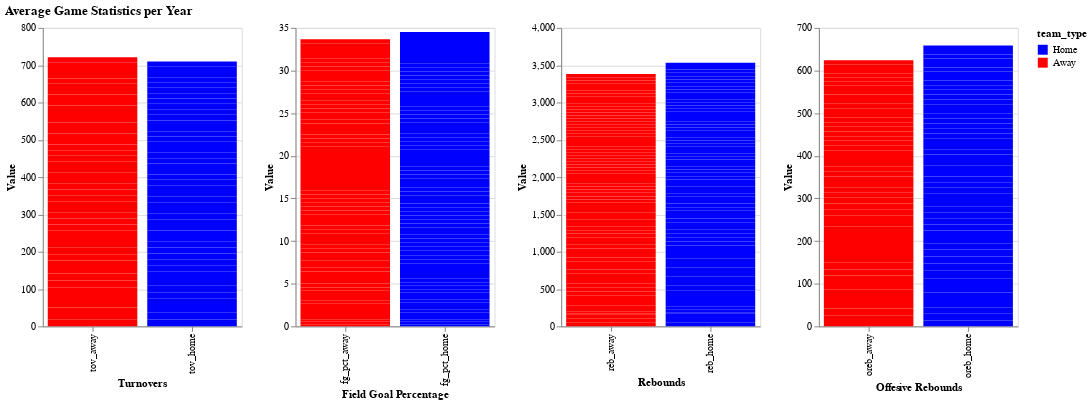

The notebook cell saved with this chart:
### Markdown cell above
### Enrique's

### Code cell
import pandas as pd
import altair as alt


# Sample code to prepare the game_data_filtered if you've not already:
game_data_filtered = pd.read_csv('Datasets/NBA Database Datasets/game.csv')


# use season year and not game date, season_id is the year of the season. It also has an extra digit in the front we need to remove 
game_data_filtered['year'] = game_data_filtered['season_id'].astype(str).apply(lambda x: int(x[1:5]))

# Group by stats for home and away teams combined
tov_data = game_data_filtered.groupby('year').agg({
    'tov_home': 'mean',
    'tov_away': 'mean'
}).reset_index().melt('year', var_name='stat', value_name='tov_value')

fg_pct_data = game_data_filtered.groupby('year').agg({
    'fg_pct_home': 'mean',
    'fg_pct_away': 'mean'
}).reset_index().melt('year', var_name='stat', value_name='fg_pct_value')

reb_home_data = game_data_filtered.groupby('year').agg({
    'reb_home': 'mean',
    'reb_away': 'mean'
}).reset_index().melt('year', var_name='stat', value_name='reb_value')

oreb_data = game_data_filtered.groupby('year').agg({
    'oreb_home': 'mean',
    'oreb_away': 'mean'
}).reset_index().melt('year', var_name='stat', value_name='oreb_value')


# Create a slider for year selection
# slider = alt.binding_range(min=1990, max=tov_data['year'].max(), step=1, name='Year:')
# slider_selection = alt.selection_point(bind=slider, fields=['year'], name='Selector')

# Create a 'team_type' column for coloring the bars
tov_data['team_type'] = tov_data['stat'].apply(lambda x: 'Home' if 'home' in x else 'Away')
fg_pct_data['team_type'] = fg_pct_data['stat'].apply(lambda x: 'Home' if 'home' in x else 'Away')
reb_home_data['team_type'] = reb_home_data['stat'].apply(lambda x: 'Home' if 'home' in x else 'Away')
oreb_data['team_type'] = oreb_data['stat'].apply(lambda x: 'Home' if 'home' in x else 'Away')

# Create the charts with color encoding
def create_chart(data, x_title, y_title, tooltip_fields):
    return alt.Chart(data).mark_bar().encode(
        x=alt.X('stat:N', axis=alt.Axis(title=x_title)),
        y=alt.Y(f'{y_title}:Q', axis=alt.Axis(title='Value')),
        color=alt.Color('team_type:N', scale=alt.Scale(domain=['Home', 'Away'], range=['blue', 'red'])),
        tooltip=tooltip_fields
    ).properties(
        width=200
    )
# Creating each chart
tov_Chart = create_chart(tov_data, 'Turnovers', 'tov_value', ['year', 'stat', 'tov_value'])
fg_pct_Chart = create_chart(fg_pct_data, 'Field Goal Percentage', 'fg_pct_value', ['year', 'stat', 'fg_pct_value'])
reb_Chart = create_chart(reb_home_data, 'Rebounds', 'reb_value', ['year', 'stat', 'reb_value'])
oreb_Chart = create_chart(oreb_data, 'Offesive Rebounds', 'oreb_value', ['year', 'stat', 'oreb_value'])

# Combine the charts
combined_charts_stats = alt.hconcat(tov_Chart, fg_pct_Chart, reb_Chart, oreb_Chart).resolve_scale(y='independent').properties(title='Average Game Statistics per Year')

# Display the chart
combined_charts_stats

### Figure 1 — Vega-Lite specification as saved in the notebook (floating-point values rounded to 4 significant figures; data arrays with more than 128 entries replaced by an {"elided": "..."} marker saying what was removed)
{"config": {"view": {"continuousWidth": 300, "continuousHeight": 300}}, "hconcat": [{"data": {"name": "data-10032386e3d0fbb5eb2a45c36069b6a5"}, "mark": {"type": "bar"}, "encoding": {"color": {"field": "team_type", "scale": {"domain": ["Home", "Away"], "range": ["blue", "red"]}, "type": "nominal"}, "tooltip": [{"field": "year", "type": "quantitative"}, {"field": "stat", "type": "nominal"}, {"field": "tov_value", "type": "quantitative"}], "x": {"axis": {"title": "Turnovers"}, "field": "stat", "type": "nominal"}, "y": {"axis": {"title": "Value"}, "field": "tov_value", "type": "quantitative"}}, "width": 200}, {"data": {"name": "data-f9b55f63d69c6e47d0518a4db6dfe097"}, "mark": {"type": "bar"}, "encoding": {"color": {"field": "team_type", "scale": {"domain": ["Home", "Away"], "range": ["blue", "red"]}, "type": "nominal"}, "tooltip": [{"field": "year", "type": "quantitative"}, {"field": "stat", "type": "nominal"}, {"field": "fg_pct_value", "type": "quantitative"}], "x": {"axis": {"title": "Field Goal Percentage"}, "field": "stat", "type": "nominal"}, "y": {"axis": {"title": "Value"}, "field": "fg_pct_value", "type": "quantitative"}}, "width": 200}, {"data": {"name": "data-45bd0d39ef004b35f4aa1a7ee50f4e1c"}, "mark": {"type": "bar"}, "encoding": {"color": {"field": "team_type", "scale": {"domain": ["Home", "Away"], "range": ["blue", "red"]}, "type": "nominal"}, "tooltip": [{"field": "year", "type": "quantitative"}, {"field": "stat", "type": "nominal"}, {"field": "reb_value", "type": "quantitative"}], "x": {"axis": {"title": "Rebounds"}, "field": "stat", "type": "nominal"}, "y": {"axis": {"title": "Value"}, "field": "reb_value", "type": "quantitative"}}, "width": 200}, {"data": {"name": "data-a33329529c6c791342ffee6c14c9a9f5"}, "mark": {"type": "bar"}, "encoding": {"color": {"field": "team_type", "scale": {"domain": ["Home", "Away"], "range": ["blue", "red"]}, "type": "nominal"}, "tooltip": [{"field": "year", "type": "quantitative"}, {"field": "stat", "type": "nominal"}, {"field": "oreb_value", "type": "quantitative"}], "x": {"axis": {"title": "Offesive Rebounds"}, "field": "stat", "type": "nominal"}, "y": {"axis": {"title": "Value"}, "field": "oreb_value", "type": "quantitative"}}, "width": 200}], "resolve": {"scale": {"y": "independent"}}, "title": "Average Game Statistics per Year", "$schema": "https://vega.github.io/schema/vega-lite/v5.17.0.json", "datasets": {"data-10032386e3d0fbb5eb2a45c36069b6a5": {"elided": "154 records"}, "data-f9b55f63d69c6e47d0518a4db6dfe097": {"elided": "154 records"}, "data-45bd0d39ef004b35f4aa1a7ee50f4e1c": {"elided": "154 records"}, "data-a33329529c6c791342ffee6c14c9a9f5": {"elided": "154 records"}}}
